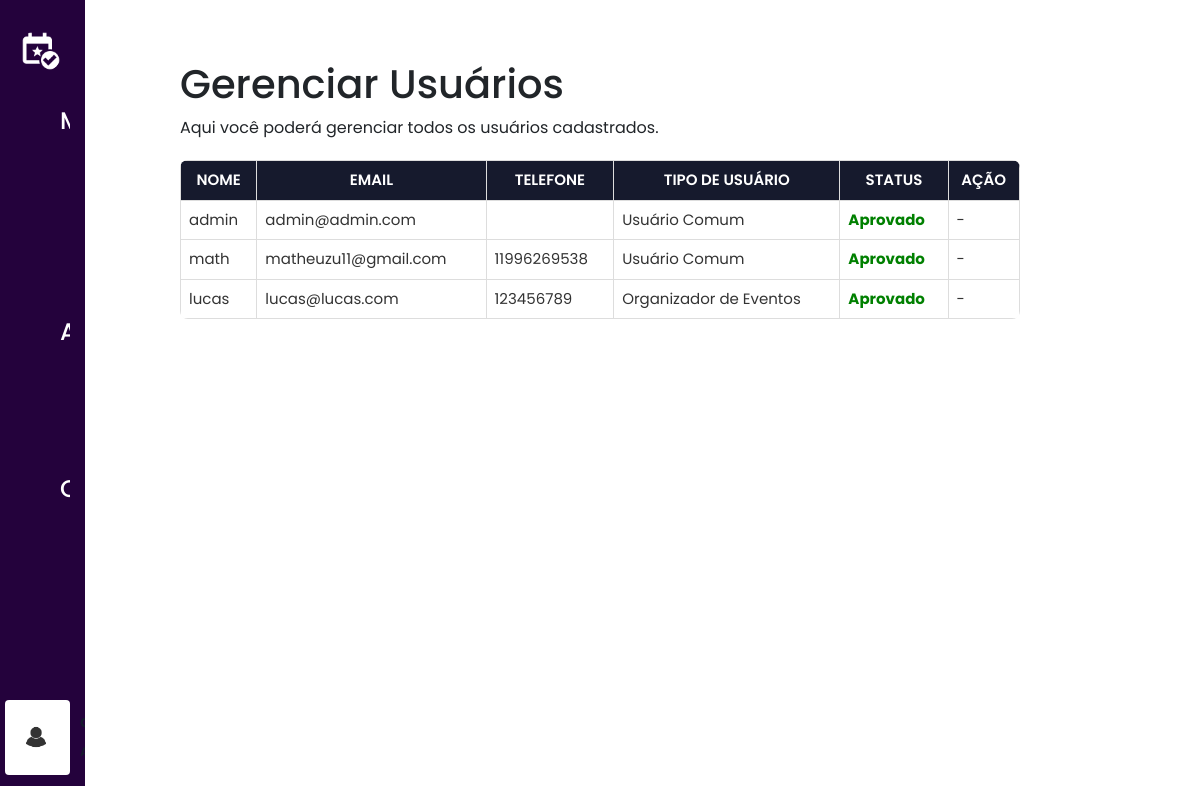
Page /gerenciar-usuarios/ (signed in) on the earlier database version.
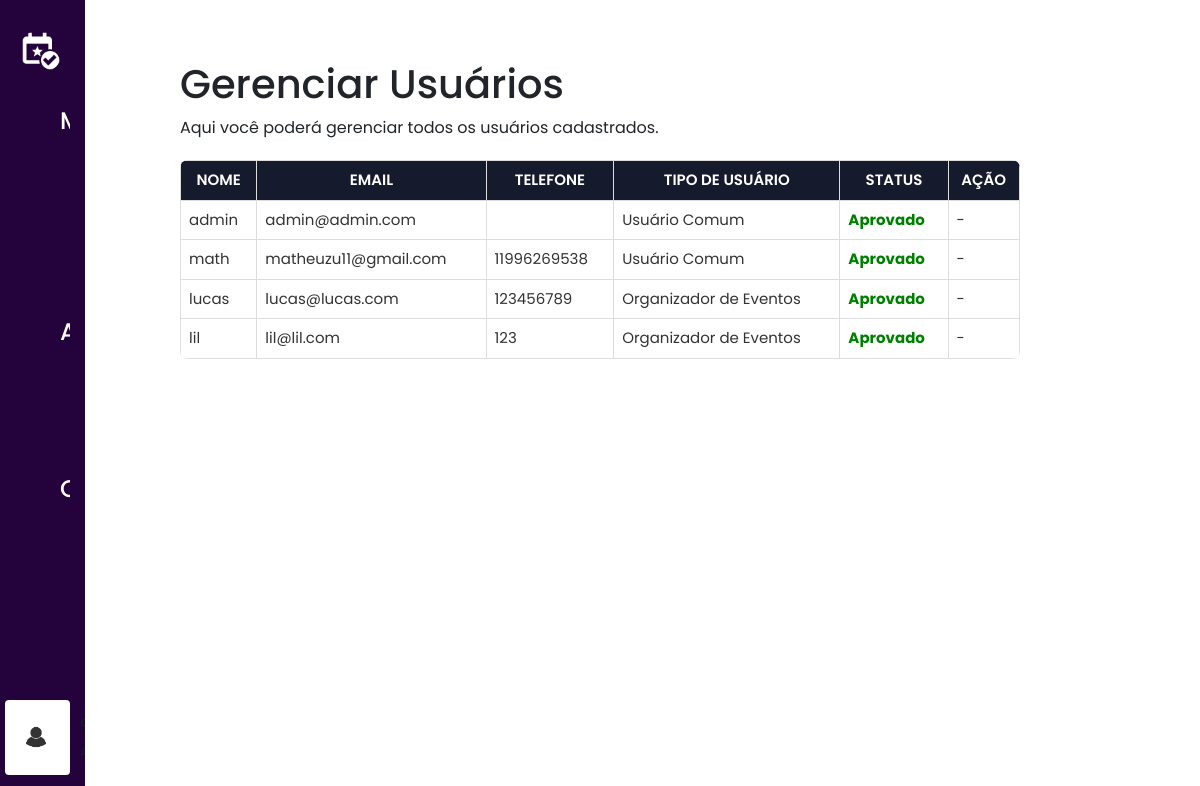
Same page on the later database version.
### projeto_eventos_app/models.py (models this page shows, shortened)
class CustomUser(AbstractUser):
    telefone = models.CharField(max_length=15, blank=True, verbose_name="Telefone")
    cpf = models.CharField(max_length=11, unique=True, verbose_name="CPF")
    email = models.EmailField(unique=True, verbose_name="Email")
    ORGANIZADOR_EVENTOS = 'organizador'
    PROFISSIONAL_EVENTOS = 'profissional'
    USUARIO_COMUM = 'comum'
    USER_TYPE_CHOICES = [
        (ORGANIZADOR_EVENTOS, 'Organizador de Eventos'),
        (PROFISSIONAL_EVENTOS, 'Profissional de Eventos'),
        (USUARIO_COMUM, 'Usuário Comum'),
    ]
    user_type = models.CharField(
        max_length=15,
        choices=USER_TYPE_CHOICES,
        default=USUARIO_COMUM,
        verbose_name="Tipo de Usuário"
    )
    is_approved = models.BooleanField(
        default=True,
        verbose_name="Usuário Liberado"
    )

### projeto_eventos_app/views.py (the view)
# urls.py: path("gerenciar-usuarios/", login_required(views.gerenciar_usuarios), name="gerenciar_usuarios"),
@user_passes_test(lambda u: u.is_staff)
def gerenciar_usuarios(request):
    usuarios = User.objects.all()
    return render(request, 'projeto_eventos/gerenciar_usuarios.html', {'usuarios': usuarios})

### projeto_eventos_app/templates/projeto_eventos/gerenciar_usuarios.html (shortened to what this page needs)
{% extends "projeto_eventos/layout.html" %}
{% block content %}
<h1>Gerenciar Usuários</h1>
<p>Aqui você poderá gerenciar todos os usuários cadastrados.</p>
<table>
    <thead>
        <tr>
            <th>Nome</th>
            <th>Email</th>
            <th>Telefone</th>
            <th>Tipo de Usuário</th>
            <th>Status</th>
            <th>Ação</th>
        </tr>
    </thead>
    <tbody>
        {% for user in usuarios %}
        <tr>
            <td>{{ user.get_full_name|default:user.username }}</td>
            <td>{{ user.email }}</td>
            <td>{{ user.telefone }}</td>
            <td>{{ user.get_user_type_display }}</td>
            <td>
                {% if user.is_approved %}
                <span class="status-approved">Aprovado</span>
                {% else %}
                <span class="status-pending">Pendente</span>
                {% endif %}
            </td>
            <td>
                {% if not user.is_approved %}
                <form action="{% url 'aprovar_usuario' user.id %}" method="POST" style="display: inline;">
                    {% csrf_token %}
                    <button type="submit">Aprovar</button>
                </form>
                {% else %}
                <span>-</span>
                {% endif %}
            </td>
        </tr>
        {% endfor %}
    </tbody>
</table>
{% endblock %}

### projeto_eventos_app/templates/projeto_eventos/layout.html (shortened to what this page needs)
<!DOCTYPE html>
<html lang="pt-br">
<head>
  {% load static %}
  <link rel="stylesheet" type="text/css" href="{% static 'projeto_eventos/style.css' %}"/>
  <link href="https://cdn.jsdelivr.net/npm/bootstrap@5.3.0-alpha3/dist/css/bootstrap.min.css" rel="stylesheet">
</head>
<body>
  <aside class="sidebar">
    <div class="sidebar-header">
      <img src="{% static 'projeto_eventos/imgs/logo.png' %}" alt="Logo"/>
    </div>
    <ul class="sidebar-links" style="margin-left: 13px;">
      <h4>
        <div class="menu-separator"></div>
      </h4>
      <li>
        <a href="{% url 'home' %}"><span class="material-symbols-outlined"> home </span>Home</a>
      </li>
      <li>
        <a href="{% url 'eventos' %}"><span class="material-symbols-outlined"> event </span>Eventos</a>
      </li>
      <li>
        <a href="{% url 'notificacoes' %}"><span class="material-symbols-outlined"> notifications_active </span>Notificações</a>
      </li>
      {% if user.is_staff %}
      <h4>
        <div class="menu-separator"></div>
      </h4>
      <li>
        <a href="{% url 'gerenciar_eventos' %}"><span class="material-symbols-outlined"> manage_accounts </span>Gerenciar Eventos</a>
      </li>
      <li>
        <a href="{% url 'gerenciar_usuarios' %}"><span class="material-symbols-outlined"> supervisor_account </span>Gerenciar Usuários</a>
      </li>
      {% endif %}
      <h4>
        <div class="menu-separator"></div>
      </h4>
        <li>
            <a href="{% url 'minhaConta' %}"><span class="material-symbols-outlined"> settings </span>Minha Conta</a>
        </li>
      <li>
        <a href="{% url 'login' %}"><span class="material-symbols-outlined"> logout </span>Sair</a>
      </li>
    </ul>
    <div class="user-account">
        <div class="user-profile">
            <img src="{% static 'projeto_eventos/imgs/profile_image.jpg' %}" alt="Profile Image" />
            <div class="user-detail">
                <h3>{{ user.get_full_name|default:user.username }}</h3>
                <span>
                </span>
            </div>
        </div>
    </div>
  </aside>
  <div class="content">
    {% block content %}
    {% endblock %}
  </div>
</body>
</html>

### projeto_eventos_app/static/projeto_eventos/style.css (style rules this page uses)
* { margin: 0; padding: 0; box-sizing: border-box; font-family: "Poppins", sans-serif; }
body { min-height: 100vh; background: #FFF; padding: 5% 15%; }
.sidebar { position: fixed; top: 0; left: 0; height: 100%; width: 85px; display: flex; overflow-x: hidden; flex-direction: column; background: #24023c; padding: 25px 15px; transition: all 0.4s ease; z-index: 10000; }
.sidebar .sidebar-header { display: flex; align-items: center; }
.sidebar .sidebar-header img { width: 52px; border-radius: 50%; transform: scale(0.84); transform-origin: center; }
.sidebar-links h4 { color: #fff; font-weight: 500; white-space: nowrap; margin: 10px 0; position: relative; }
.sidebar-links .menu-separator { position: absolute; left: 0; top: 50%; width: 100%; height: 1px; transform: scaleX(1); transform: translateY(-50%); background: #4f52ba; transform-origin: right; transition-delay: 0.2s; }
.sidebar-links { list-style: none; margin-top: 20px; height: 80%; overflow-y: auto; scrollbar-width: none; }
.sidebar-links li a { display: flex; align-items: center; gap: 0 20px; color: #fff; font-weight: 500; white-space: nowrap; padding: 15px 20px; text-decoration: none; transition: 0.2s ease; }
.user-account { margin-top: auto; padding: 12px 10px; margin-left: -10px; }
.user-profile { display: flex; align-items: center; color: #161a2d; }
.user-profile img { width: 42px; border-radius: 50%; border: 2px solid #fff; }
.user-profile h3 { font-size: 1rem; font-weight: 600; }
.user-profile span { font-size: 0.775rem; font-weight: 600; }
.user-detail { margin-left: 23px; white-space: nowrap; }
table { width: 100%; border-collapse: collapse; margin-bottom: 20px; font-size: 15px; background-color: #f9f9f9; border-radius: 8px; overflow: hidden; }
th, td { padding: 12px 15px; text-align: left; }
th { background-color: #161a2d; color: white; font-weight: 600; text-transform: uppercase; }
td { background-color: white; color: #333; border-bottom: 1px solid #ddd; }
tbody tr { transition: background-color 0.3s ease; }

### projeto_eventos_app/templates/projeto_eventos/gerenciar_usuarios.html (style rules this page uses)
table { width: 100%; border-collapse: collapse; margin-top: 20px; }
th, td { border: 1px solid #ddd; padding: 8px; text-align: left; }
th { background-color: #161a2d; text-align: center; }
.status-approved { color: green; font-weight: bold; }

Differences in the rows shown:
added CustomUser: get_full_name "lil", email "lil@lil.com", telefone "123", user_type "Organizador de Eventos", is_approved "Aprovado"
